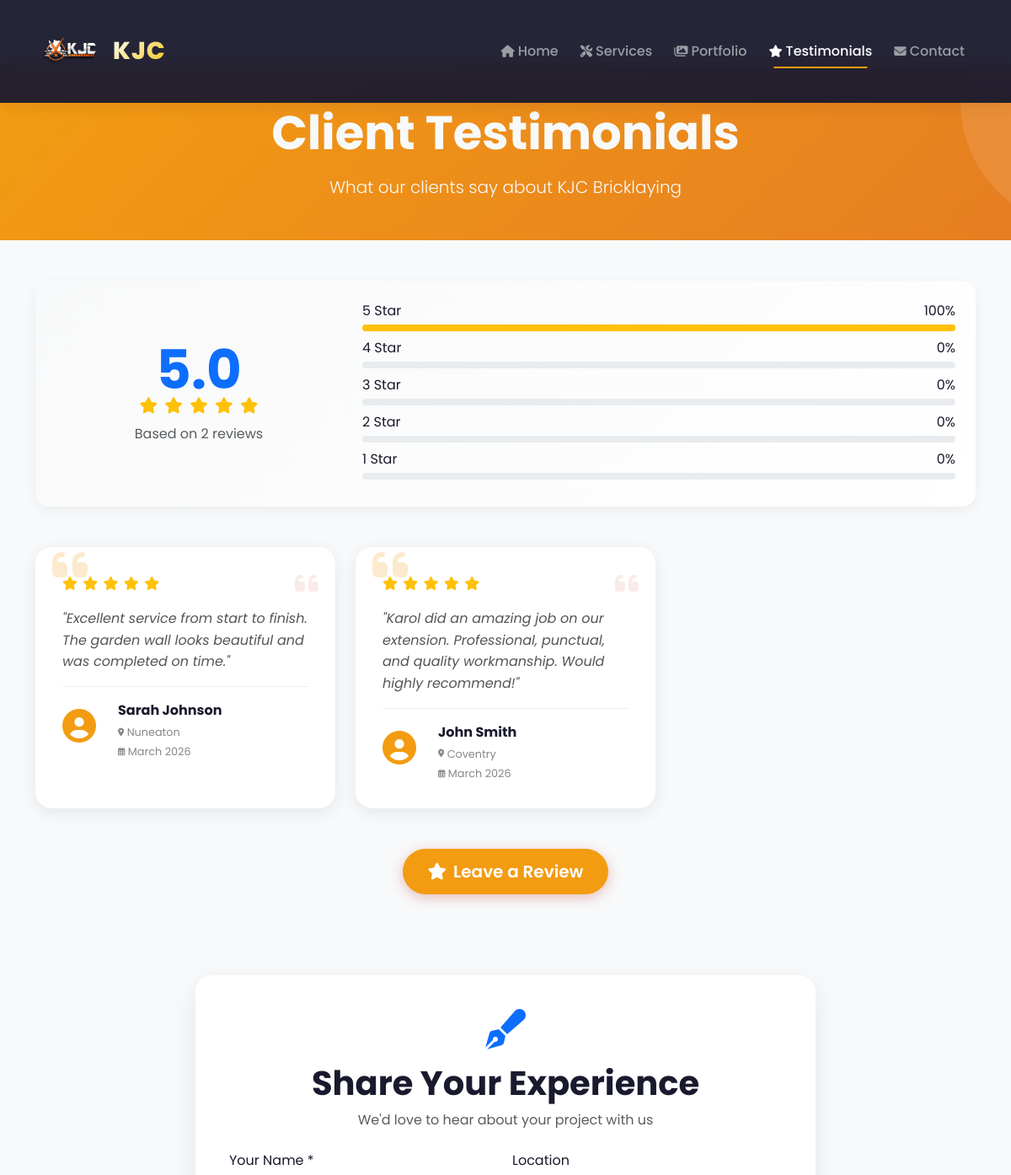
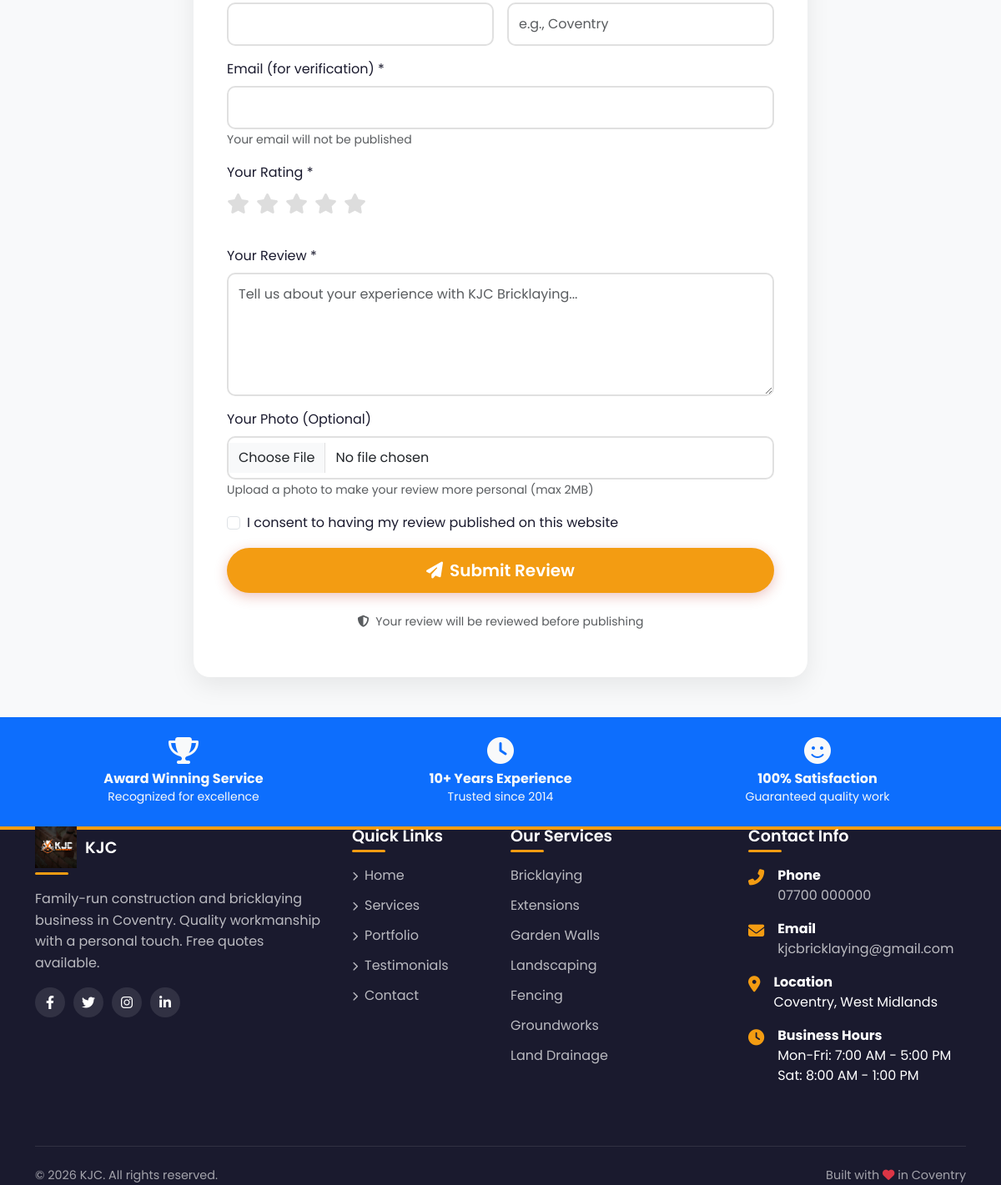
Screenshot of /testimonials with the database file from the repository (2 pictures, top to bottom).
### database.py (models this page shows, shortened)
class Testimonial(db.Model):
    id = db.Column(db.Integer, primary_key=True)
    client_name = db.Column(db.String(100), nullable=False)
    client_email = db.Column(db.String(120), nullable=False)
    client_location = db.Column(db.String(100))
    client_image = db.Column(db.String(200))
    content = db.Column(db.Text, nullable=False)
    rating = db.Column(db.Integer, default=5)
    date = db.Column(db.DateTime, default=datetime.utcnow)
    approved = db.Column(db.Boolean, default=False)  # Default to False for pending approval
    featured = db.Column(db.Boolean, default=False)
    project_id = db.Column(db.Integer, db.ForeignKey('project.id', ondelete='SET NULL'))
    project = db.relationship('Project', backref='testimonials', foreign_keys=[project_id])
    ip_address = db.Column(db.String(45))
    user_agent = db.Column(db.String(200))
    created_at = db.Column(db.DateTime, default=datetime.utcnow)
    updated_at = db.Column(db.DateTime, default=datetime.utcnow, onupdate=datetime.utcnow)

### app.py (the view)
@app.route('/testimonials')
def testimonials_page():
    testimonials = Testimonial.query.filter_by(approved=True).order_by(Testimonial.date.desc()).all()
    featured_testimonials = Testimonial.query.filter_by(approved=True, featured=True).order_by(Testimonial.date.desc()).limit(2).all()
    if testimonials:
        total_rating = sum(t.rating for t in testimonials)
        average_rating = total_rating / len(testimonials)
    else:
        average_rating = 0
    return render_template('testimonials.html',
                         testimonials=testimonials,
                         featured=featured_testimonials,
                         average_rating=average_rating,
                         now=datetime.now(),
                         whatsapp_number=SiteSettings.get('whatsapp', WHATSAPP_NUMBER))

### app.py (called while the page is built)
@app.context_processor
def inject_now():
    return {
        'now': datetime.now(),
        'site_title': SiteSettings.get('site_title', 'KJC'),
        'site_phone': SiteSettings.get('phone', '07700 000000'),
        'site_email': SiteSettings.get('email', 'kjcbricklaying@gmail.com'),
        'site_address': SiteSettings.get('address', 'Coventry, West Midlands'),
        'whatsapp_number': SiteSettings.get('whatsapp', '447700000000'),
        'facebook_url': SiteSettings.get('facebook', '#'),
        'twitter_url': SiteSettings.get('twitter', '#'),
        'instagram_url': SiteSettings.get('instagram', '#'),
        'linkedin_url': SiteSettings.get('linkedin', '#')
    }

### database.py (called while the page is built)
    @staticmethod
    def get(key, default=None):
        setting = SiteSettings.query.filter_by(key=key).first()
        return setting.value if setting else default

### templates/testimonials.html (shortened to what this page needs)
{% extends "base.html" %} {% block content %}
<section class="page-header bg-primary text-light py-5">
  <div class="container">
    <div class="row">
      <div class="col-12 text-center" data-aos="fade-up">
        <h1 class="display-4 fw-bold mb-3">Client Testimonials</h1>
        <p class="lead mb-0">What our clients say about KJC Bricklaying</p>
      </div>
    </div>
  </div>
</section>
<section class="py-5">
  <div class="container">
    <div class="row mb-5" data-aos="fade-up">
      <div class="col-12">
        <div class="rating-summary text-center p-4 bg-light rounded-4">
          <div class="row align-items-center">
            <div class="col-md-4 mb-3 mb-md-0">
              <div class="overall-rating">
                <div class="rating-number display-1 fw-bold text-primary">
                  {{ "%.1f"|format(average_rating) if average_rating else '4.9'
                  }}
                </div>
                <div class="rating-stars mb-2">
                  {% set full_stars = (average_rating|default(4.9))|int %} {%
                  set half_star = (average_rating|default(4.9) - full_stars) >=
                  0.5 %} {% for i in range(5) %} {% if i < full_stars %}
                  <i class="fas fa-star text-warning"></i>
                  {% elif i == full_stars and half_star %}
                  <i class="fas fa-star-half-alt text-warning"></i>
                  {% else %}
                  <i class="far fa-star text-warning"></i>
                  {% endif %} {% endfor %}
                </div>
                <div class="rating-text text-muted">
                  Based on {{ testimonials|length }} reviews
                </div>
              </div>
            </div>
            <div class="col-md-8">
              <div class="rating-bars">
                {% set star_counts = {'5': 0, '4': 0, '3': 0, '2': 0, '1': 0} %}
                {% for testimonial in testimonials %} {% set _ =
                star_counts.update({testimonial.rating|string:
                star_counts[testimonial.rating|string] + 1}) %} {% endfor %} {%
                for star in ['5', '4', '3', '2', '1'] %} {% set count =
                star_counts[star] %} {% set percentage = (count /
                testimonials|length * 100)|int if testimonials|length > 0 else 0
                %}
                <div class="rating-bar-item mb-2">
                  <div class="d-flex justify-content-between mb-1">
                    <span>{{ star }} Star</span>
                    <span>{{ percentage }}%</span>
                  </div>
                  <div class="progress" style="height: 8px">
                    <div
                      class="progress-bar bg-warning"
                      style="width: {{ percentage }}%"
                    ></div>
                  </div>
                </div>
                {% endfor %}
              </div>
            </div>
          </div>
        </div>
      </div>
    </div>
    <div class="row g-4">
      {% if testimonials and testimonials|length > 0 %} {% for testimonial in
      testimonials %}
      <div
        class="col-md-6 col-lg-4"
        data-aos="fade-up"
        data-aos-delay="{{ loop.index * 100 }}"
      >
        <div class="testimonial-card">
          <div class="quote-icon">
            <i class="fas fa-quote-left"></i>
          </div>
          <div class="testimonial-rating mb-3">
            {% for i in range(testimonial.rating) %}
            <i class="fas fa-star"></i>
            {% endfor %}
          </div>
          <p class="testimonial-text">"{{ testimonial.content }}"</p>
          <div class="testimonial-author">
            <div class="author-info">
              <div class="author-avatar">
                {% if testimonial.client_image %}
                <img
                  src="{{ testimonial.client_image }}"
                  alt="{{ testimonial.client_name }}"
                  class="rounded-circle"
                  style="width: 50px; height: 50px; object-fit: cover"
                />
                {% else %}
                <i class="fas fa-user-circle"></i>
                {% endif %}
              </div>
              <div class="author-details">
                <strong class="author-name"
                  >{{ testimonial.client_name }}</strong
                >
                {% if testimonial.client_location %}
                <div class="author-location">
                   {{
                  testimonial.client_location }}
                </div>
                {% endif %}
                <div class="author-date">
                   {{
                  testimonial.date.strftime('%B %Y') }}
                </div>
              </div>
            </div>
          </div>
        </div>
      </div>
      {% endfor %} {% endif %}
    </div>
    <div class="text-center mt-5" data-aos="fade-up">
      <a href="#reviewForm" class="btn btn-primary btn-lg">
        <i class="fas fa-star me-2"></i>Leave a Review
      </a>
    </div>
  </div>
</section>
<section class="py-5 bg-light" id="reviewForm">
  <div class="container">
    <div class="row justify-content-center">
      <div class="col-lg-8" data-aos="fade-up">
        <div class="review-form-card">
          <div class="text-center mb-4">
            <i class="fas fa-pen-fancy fa-3x text-primary mb-3"></i>
            <h2 class="display-6 fw-bold">Share Your Experience</h2>
            <p class="text-muted">
              We'd love to hear about your project with us
            </p>
          </div>
          <form
            method="POST"
            action="{{ url_for('submit_review') }}"
            class="review-form"
            id="testimonialForm"
            enctype="multipart/form-data"
          >
            <div class="row g-3">
              <div class="col-md-6">
                <label for="client_name" class="form-label">Your Name *</label>
                <input
                  type="text"
                  class="form-control"
                  id="client_name"
                  name="client_name"
                  required
                />
              </div>
              <div class="col-md-6">
                <label for="client_location" class="form-label">Location</label>
                <input
                  type="text"
                  class="form-control"
                  id="client_location"
                  name="client_location"
                  placeholder="e.g., Coventry"
                />
              </div>
              <div class="col-12">
                <label for="client_email" class="form-label"
                  >Email (for verification) *</label
                >
                <input
                  type="email"
                  class="form-control"
                  id="client_email"
                  name="client_email"
                  required
                />
                <small class="text-muted"
                  >Your email will not be published</small
                >
              </div>
              <div class="col-12">
                <label class="form-label">Your Rating *</label>
                <div class="rating-input mb-3">
                  <div class="star-rating">
                    <label for="star5" title="5 stars"
                      ><i class="fas fa-star"></i
                    ></label>
                    <label for="star4" title="4 stars"
                      ><i class="fas fa-star"></i
                    ></label>
                    <label for="star3" title="3 stars"
                      ><i class="fas fa-star"></i
                    ></label>
                    <label for="star2" title="2 stars"
                      ><i class="fas fa-star"></i
                    ></label>
                    <label for="star1" title="1 star"
                      ><i class="fas fa-star"></i
                    ></label>
                  </div>
                </div>
              </div>
              <div class="col-12">
                <label for="content" class="form-label">Your Review *</label>
                <textarea
                  class="form-control"
                  id="content"
                  name="content"
                  rows="5"
                  placeholder="Tell us about your experience with KJC Bricklaying..."
                  required
                ></textarea>
              </div>
              <div class="col-12">
                <label for="client_image" class="form-label"
                  >Your Photo (Optional)</label
                >
                <input
                  type="file"
                  class="form-control"
                  id="client_image"
                  name="client_image"
                  accept="image/*"
                />
                <small class="text-muted"
                  >Upload a photo to make your review more personal (max
                  2MB)</small
                >
              </div>
              <div class="col-12">
                <div class="form-check">
                  <input
                    class="form-check-input"
                    type="checkbox"
                    id="consent"
                    required
                  />
                  <label class="form-check-label" for="consent">
                    I consent to having my review published on this website
                  </label>
                </div>
              </div>
              <div class="col-12">
                <button
                  type="submit"
                  class="btn btn-primary btn-lg w-100"
                  id="submitReview"
                >
                  <i class="fas fa-paper-plane me-2"></i>Submit Review
                </button>
              </div>
            </div>
          </form>
          <div class="text-center mt-4">
            <p class="text-muted small">
              <i class="fas fa-shield-alt me-1"></i> Your review will be
              reviewed before publishing
            </p>
          </div>
        </div>
      </div>
    </div>
  </div>
</section>
<section class="py-4 bg-primary text-light">
  <div class="container">
    <div class="row text-center g-4">
      <div class="col-md-4" data-aos="fade-up">
        <i class="fas fa-trophy fa-2x mb-2"></i>
        <h6 class="mb-0">Award Winning Service</h6>
        <small>Recognized for excellence</small>
      </div>
      <div class="col-md-4" data-aos="fade-up" data-aos-delay="100">
        <i class="fas fa-clock fa-2x mb-2"></i>
        <h6 class="mb-0">10+ Years Experience</h6>
        <small>Trusted since 2014</small>
      </div>
      <div class="col-md-4" data-aos="fade-up" data-aos-delay="200">
        <i class="fas fa-smile fa-2x mb-2"></i>
        <h6 class="mb-0">100% Satisfaction</h6>
        <small>Guaranteed quality work</small>
      </div>
    </div>
  </div>
</section>
{% endblock %}

### static/css/style.css (style rules this page uses)
:root { --primary-color: #c0392b; --primary-dark: #a82313; --primary-light: #e74c3c; --secondary-color: #2c3e50; --accent-color: #f39c12; --dark-color: #1a1a2e; --light-color: #f8f9fa; --gray-color: #6c757d; --gray-light: #e9ecef; --gray-dark: #343a40; --success-color: #27ae60; --warning-color: #f39c12; --danger-color: #e74c3c; --transition: all 0.3s cubic-bezier(0.4, 0, 0.2, 1); --shadow-sm: 0 2px 4px rgba(0,0,0,0.05); --shadow-md: 0 4px 6px rgba(0,0,0,0.07); --shadow-lg: 0 10px 25px rgba(0,0,0,0.1); --shadow-xl: 0 20px 35px rgba(0,0,0,0.15); }
* { margin: 0; padding: 0; box-sizing: border-box; }
body { font-family: 'Poppins', 'Segoe UI', Tahoma, Geneva, Verdana, sans-serif; padding-top: 76px; background: var(--light-color); color: var(--dark-color); overflow-x: hidden; }
h1, h2, h3, h4, h5, h6 { font-weight: 700; line-height: 1.2; }
.btn { padding: 12px 30px; font-weight: 600; border-radius: 50px; transition: var(--transition); position: relative; overflow: hidden; }
.btn::before { content: ''; position: absolute; top: 50%; left: 50%; width: 0; height: 0; border-radius: 50%; background: rgba(255,255,255,0.3); transform: translate(-50%, -50%); transition: width 0.6s, height 0.6s; }
.btn-primary { background: var(--primary-color); border: none; box-shadow: 0 4px 15px rgba(192, 57, 43, 0.3); }
.testimonial-card { background: white; border-radius: 20px; padding: 2rem; box-shadow: var(--shadow-md); transition: var(--transition); position: relative; }
.testimonial-card::before { content: '\f10d'; font-family: 'Font Awesome 6 Free'; font-weight: 900; position: absolute; top: -15px; left: 20px; font-size: 3rem; color: var(--primary-color); opacity: 0.2; }
.testimonial-rating i { color: var(--accent-color); font-size: 1.1rem; margin-right: 2px; }
.testimonial-text { font-size: 1rem; line-height: 1.6; color: var(--gray-color); font-style: italic; margin: 1rem 0; }
.quote-icon { position: absolute; top: 20px; right: 20px; font-size: 3rem; color: rgba(192, 57, 43, 0.1); }
.testimonial-author { display: flex; align-items: center; gap: 1rem; margin-top: 1rem; padding-top: 1rem; border-top: 1px solid #eee; }
.author-avatar i { font-size: 2.5rem; color: var(--primary-color); }
.author-info strong { display: block; font-size: 1rem; }
.author-location { font-size: 0.8rem; color: #888; margin-top: 0.25rem; }
section { padding: 80px 0; }
.hover-lift { transition: var(--transition); }

### templates/base.html (style rules this page uses)
:root { --primary-color: #f39c12; --primary-dark: #e67e22; --primary-light: #f1c40f; --secondary-color: #2c3e50; --accent-color: #f39c12; --dark-color: #1a1a2e; --light-color: #f8f9fa; --transition: all 0.3s cubic-bezier(0.4, 0, 0.2, 1); }

### rows the page displays
Testimonial: rating 5 (drawn), content "Excellent service from start to finish. The garden wall looks beautiful and was completed on time.", client_name "Sarah Johnson", client_location "Nuneaton", date "March 2026"
Testimonial: rating 5 (drawn), content "Karol did an amazing job on our extension. Professional, punctual, and quality workmanship. Would highly recommend!", client_name "John Smith", client_location "Coventry", date "March 2026"

### other values shown
{{ "%.1f"|format(average_rating) if average_rating else '4.9' }} "5.0"
{{ testimonials|length }} "2"
{{ star }} "5" "4" "3" "2" "1"
{{ percentage }} "100" "0" "0" "0" "0"
